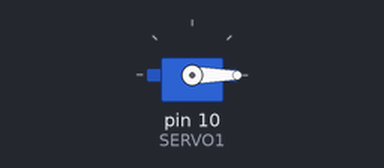
Simulated run of this sketch. Board: Arduino Uno, built with avr-gcc and run on an emulated ATmega328P. Parts: servo.

Above: at 0.05 s.
Timing chart, 0 to 4.6 s (numbered marks = the images above):
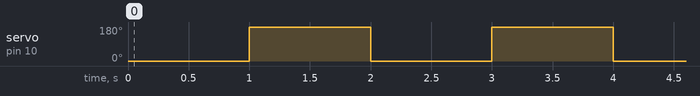

The sketch:

servo.ino
```cpp
#include <Servo.h>

// サーボのインスタンスを宣言
Servo servo1;

#define SERVO1 10

void setup() {
  //サーボモーターを接続したピンを使用
  servo1.attach(SERVO1);
}

void loop() {
  // サーボを30度の位置へ移動
  servo1.write(0);
  delay(1000);
  // サーボを150度の位置へ移動
  servo1.write(180);
  delay(1000);
}
```

Measured:
- by itself, servo on pin 10 (SERVO1): alternates 180° for 1.0 s and 0° for 1.0 s
